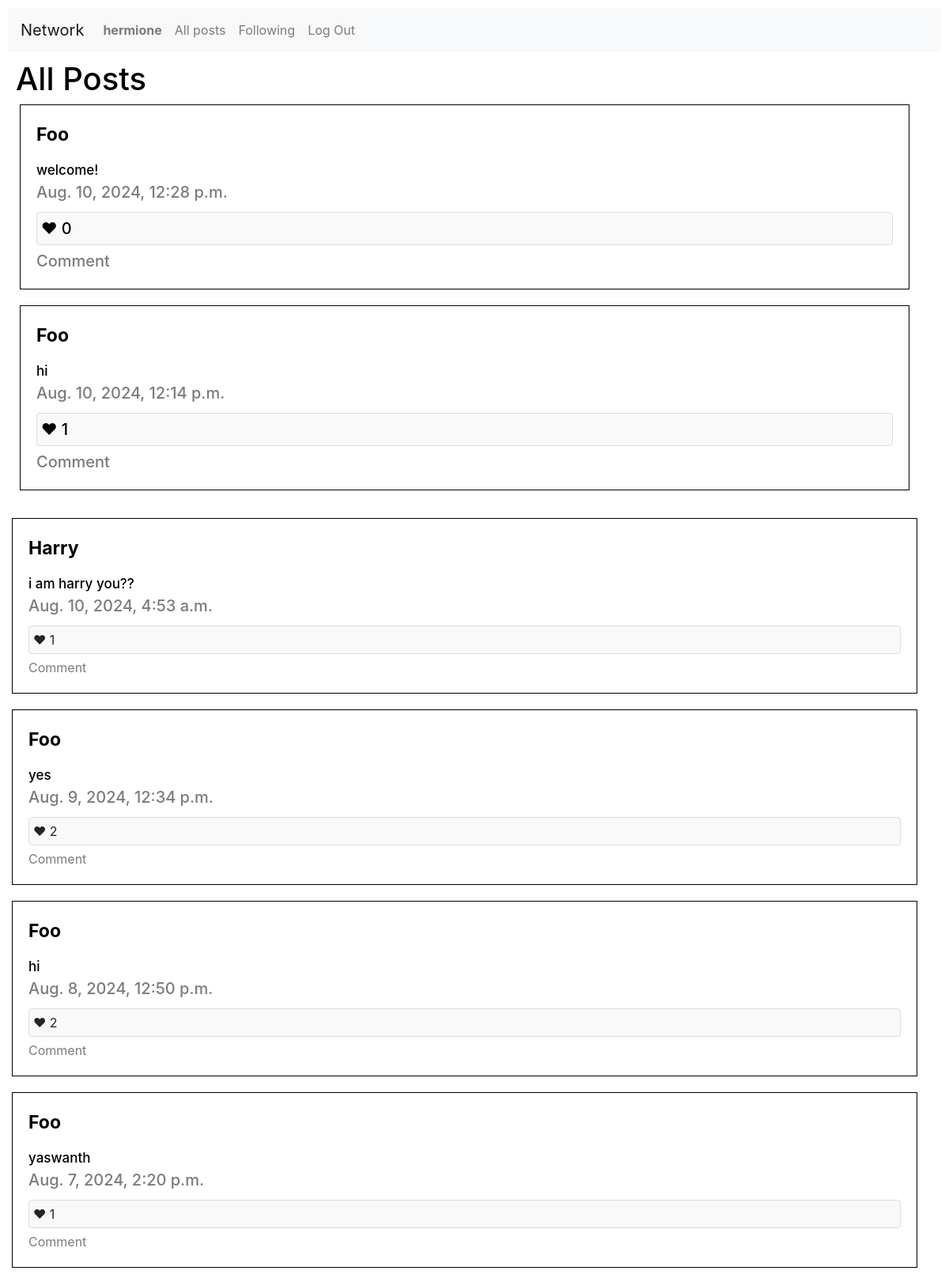
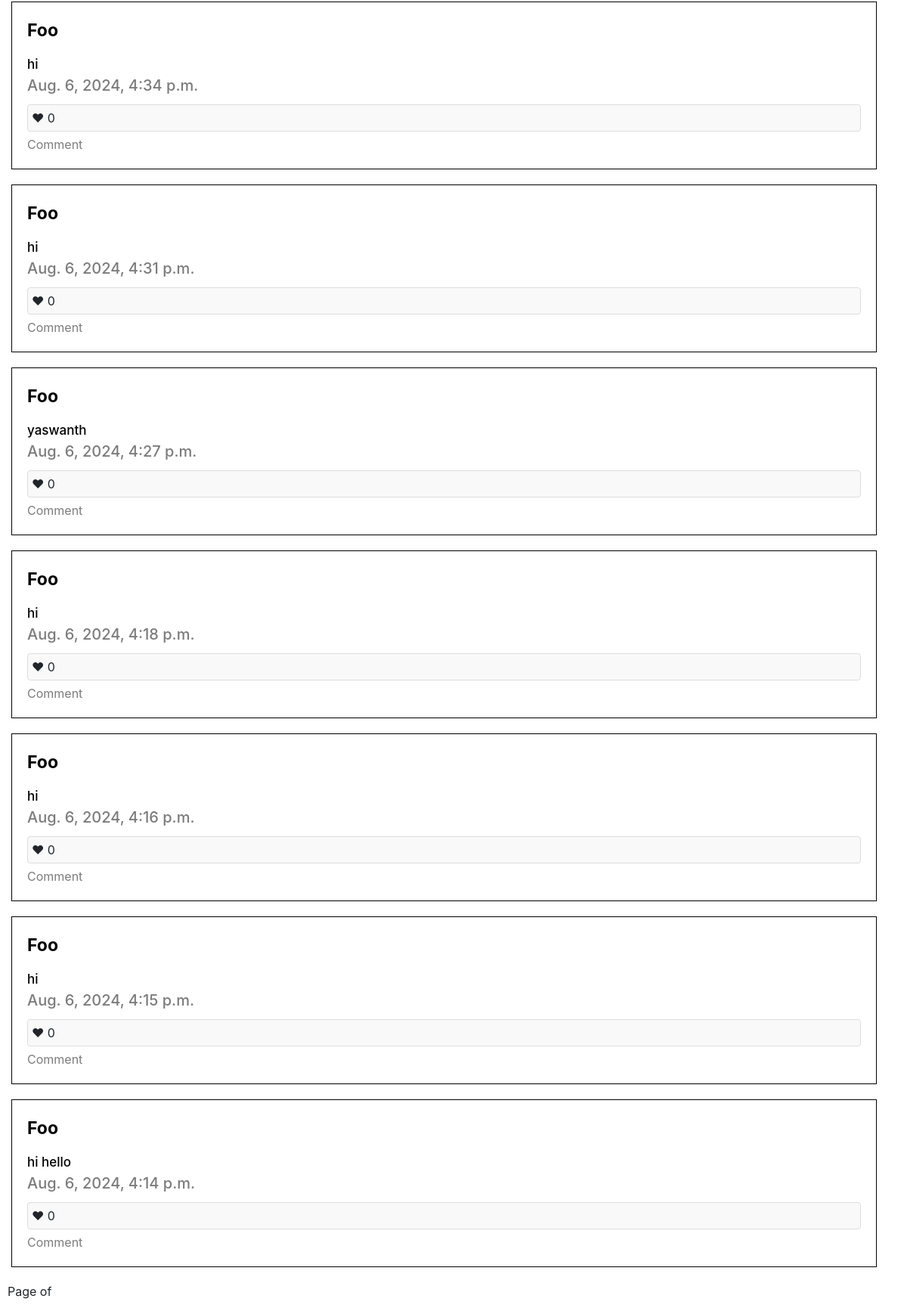
The app's page /allposts (signed in) with its own data (2 pictures, top to bottom).
### network/models.py (models this page shows, shortened)
class User(AbstractUser):
    pass

class Post(models.Model):
    user = models.ForeignKey(User, on_delete=models.CASCADE, related_name = "posts")
    content = models.TextField()
    timestamp = models.DateTimeField(auto_now_add=True)
    likes = models.ManyToManyField(User, related_name="liked_posts", blank=True)
    @property
    def likes_count(self):
        return self.likes.count()

### network/views.py (the view)
# urls.py: path("allposts",views.all_posts, name="all_posts"),
@login_required
def all_posts(request):
    if request.method == "POST":
        content = request.POST.get("post")
        if content:
            Post.objects.create(user=request.user, content=content)
        return redirect("all_posts")
    posts = Post.objects.all().order_by('-timestamp')
    context = {
        'posts' : posts,
    }
    return render(request, 'network/all_posts.html', context)

### network/templates/network/all_posts.html (shortened to what this page needs)
{% extends "network/layout.html" %}
{% block body %}
<div class="content">
    <h1>All Posts</h1>
    {% if posts %}
        {% for post in posts %}
            {% if request.user != post.user %}
            <div class="flexbox post-container">
                <a id="user" href="{% url 'profile' post.user.username %}">{{ post.user.username|title }}</a>
                <p id="content">{{ post.content }}</p>
                <p id="timestamp">{{ post.timestamp }}</p>
                {% if user.is_authenticated %}
                <div class="interaction-section">
                    <div class="like-and-comment">
                        <span class="like-button" data-post-id="{{ post.id }}" data-liked="{{ post.user_has_liked }}">
                            &#10084; {{ post.likes_count }}
                        </span>
                        <a href="#" class="comment-link" data-post-id="{{ post.id }}">Comment</a>
                    </div>
                </div>
                {% endif %}
                {% endif %}
            </div>
        {% endfor %}
        <div class="pagination">
            <span>Page {{ posts.number }} of {{ posts.paginator.num_pages }}</span>
        </div>
    {% else %}
        <p>No posts available.</p>
    {% endif %}
{% endblock %}

### network/templates/network/layout.html (shortened to what this page needs)
{% load static %}
<!DOCTYPE html>
<html lang="en">
    <head>
        <link rel="stylesheet" href="https://stackpath.bootstrapcdn.com/bootstrap/4.4.1/css/bootstrap.min.css">
        <link href="{% static 'network/styles.css' %}" rel="stylesheet">
    </head>
    <body style="padding:10px;">
        <nav class="navbar navbar-expand-lg navbar-light bg-light">
            <a class="navbar-brand" href="{% url 'index' %}">Network</a>
            <div>
              <ul class="navbar-nav mr-auto">
                {% if user.is_authenticated %}
                    <li class="nav-item">
                        <a class="nav-link" href="{% url 'profile' user.username %}"><strong>{{ user.username }}</strong></a>
                    </li>
                {% endif %}
                {% if user.is_authenticated %}
                <li class="nav-item">
                  <a class="nav-link" href="{% url 'all_posts' %}">All posts</a>
                </li>
                    <li class="nav-item">
                        <a class="nav-link" href="{% url 'following_posts' %}">Following</a>
                    </li>
                    <li class="nav-item">
                        <a class="nav-link" href="{% url 'logout' %}">Log Out</a>
                    </li>
                {% endif %}
              </ul>
            </div>
          </nav>
        <div class="body">
            {% block body %}
            {% endblock %}
    </body>
</html>

### network/static/network/styles.css (style rules this page uses)
.flexbox { border: 1px solid black; width: 97%; padding: 20px; margin: 5px; }
.post-container { margin-bottom: 20px; display: flex; flex-direction: column; }
.content { padding: 10px; font-style: Arial, Helvetica, sans-serif; font-size: 20px; font-weight: 500; color: #000000; margin-bottom: 0px; }
#user { font-style: inherit; font-size: 23px; font-weight: 700; margin-bottom: 15px; color: #000000; }
#timestamp { font-family: inherit; font-size: 20px; font-weight: 500; color: #7c7c7c; margin-bottom: 0px; }
#content { font-style: Arial, Helvetica, sans-serif; font-size: 17px; font-weight: 500; color: rgb(0, 0, 0); margin-bottom: 0px; }
.post-container { margin-bottom: 20px; }
.interaction-section { margin-top: 10px; }
.like-and-comment { display: flex; flex-direction: column; }
.like-button { cursor: pointer; padding: 5px; border: 1px solid #ddd; border-radius: 4px; background-color: #f9f9f9; display: block; margin-bottom: 5px; }
.comment-link { display: block; color: #7c7c7c; text-decoration: none; }

### records on screen
User: username "hermione"
Post: user.username "Foo", content "welcome!", timestamp "Aug. 10, 2024, 12:28 p.m.", likes_count "0"
Post: user.username "Foo", content "hi", timestamp "Aug. 10, 2024, 12:14 p.m.", likes_count "1"
Post: user.username "Harry", content "i am harry you??", timestamp "Aug. 10, 2024, 4:53 a.m.", likes_count "1"
Post: user.username "Foo", content "yes", timestamp "Aug. 9, 2024, 12:34 p.m.", likes_count "2"
Post: user.username "Foo", content "hi", timestamp "Aug. 8, 2024, 12:50 p.m.", likes_count "2"
Post: user.username "Foo", content "yaswanth", timestamp "Aug. 7, 2024, 2:20 p.m.", likes_count "1"
Post: user.username "Foo", content "hi", timestamp "Aug. 6, 2024, 4:34 p.m.", likes_count "0"
Post: user.username "Foo", content "hi", timestamp "Aug. 6, 2024, 4:31 p.m.", likes_count "0"
Post: user.username "Foo", content "yaswanth", timestamp "Aug. 6, 2024, 4:27 p.m.", likes_count "0"
Post: user.username "Foo", content "hi", timestamp "Aug. 6, 2024, 4:18 p.m.", likes_count "0"
Post: user.username "Foo", content "hi", timestamp "Aug. 6, 2024, 4:16 p.m.", likes_count "0"
Post: user.username "Foo", content "hi", timestamp "Aug. 6, 2024, 4:15 p.m.", likes_count "0"
Post: user.username "Foo", content "hi hello", timestamp "Aug. 6, 2024, 4:14 p.m.", likes_count "0"
